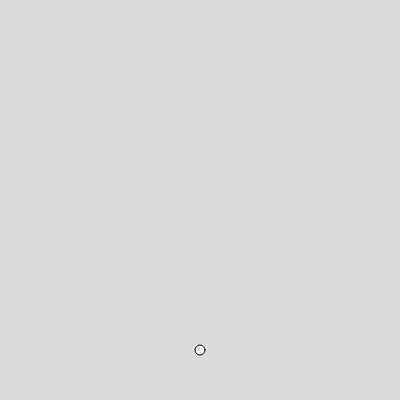
Frame 1 (no input)
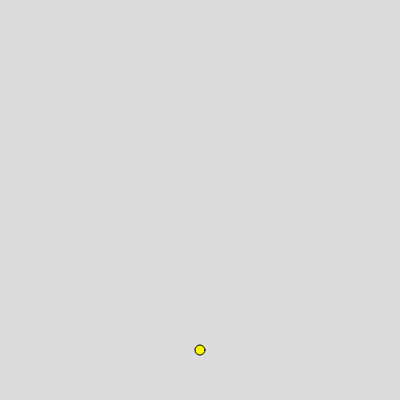
Frame 60 (no input)
Frame 120 (the mouse pressed at the canvas centre since frame 60): identical to frame 60, image omitted

The p5.js sketch that drew these frames (run headless with seeded random() and noise() and a simulated clock; from frame 60 on, the mouse is pressed at the canvas centre):

// p5.js sketch
// ── sketch.js
var bola ={
posx:200,
posy:350,
cor: "yellow"
}

function setup() {
  createCanvas(400, 400);
}

function draw() {
  background(220);
  circle(bola.posx,bola.posy,10, 50)
  fill(bola.cor)
}
